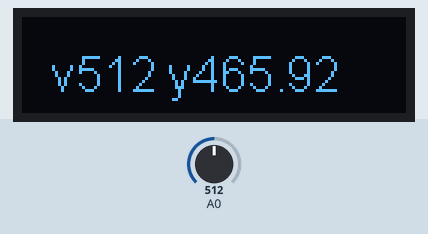
Simulated run of this program. Board: ESP8266 (NodeMCU). On the bench: 128×32 one-colour display. The test bench sets the inputs (shaded band); at power-on: A0 = 512. What the program prints to the serial monitor is not drawn.

Above: at 1.3 s.
1.4 s: A0 set to 716
At 2.4 s:
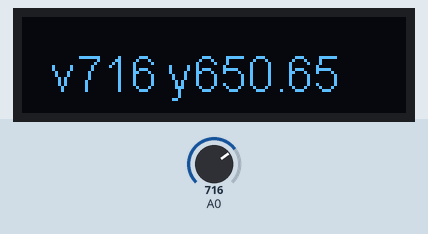
4.0 s: A0 set to 900
At 4.9 s:
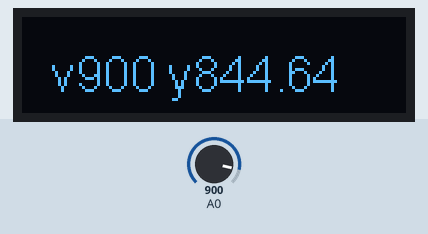
6.5 s: A0 set to 1023
At 10.5 s:
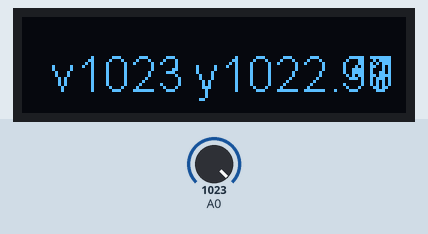
Timing chart, 0 to 12.0 s (numbered marks = the images above; inputs shaded):
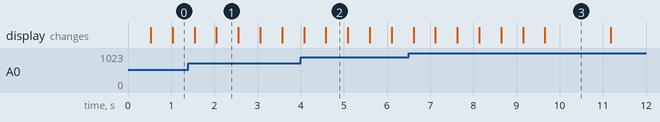

Measured:
- what the display in image 1 shows lasts 0.5 s, from 2.1 s to 2.6 s

The program:

main.cpp
```cpp
#include <Arduino.h>
#include <SSD1306.h>

SSD1306 display(0x3c, 4, 5, GEOMETRY_128_32);

int val = 0; // AD 변환값을 저장할 변수
float y = 0; // 지수가중평균
float alpha = 0.7; //가중치

void setup() {
Serial.begin(115200);
 display.init();
 display.flipScreenVertically();
 display.setFont(ArialMT_Plain_16);
 display.drawString(10, 10, "brightness");
 display.display();
}
void loop() {
  display.display();
  display.setColor(BLACK);
  display.fillRect(10,10 ,100,33);
  display.setColor(WHITE);
  val = analogRead(0); // 아날로그 0번 핀 (VR) 값을 입력
  y = val * alpha + (1 - alpha) * y;
  String v = (String)val;
  String w = (String)y;
  String s = "v"+ v+ " y" + w;
  display.drawString(10,10,s);
  Serial.println(y);
  Serial.println(val);
  delay(500);
}
```
